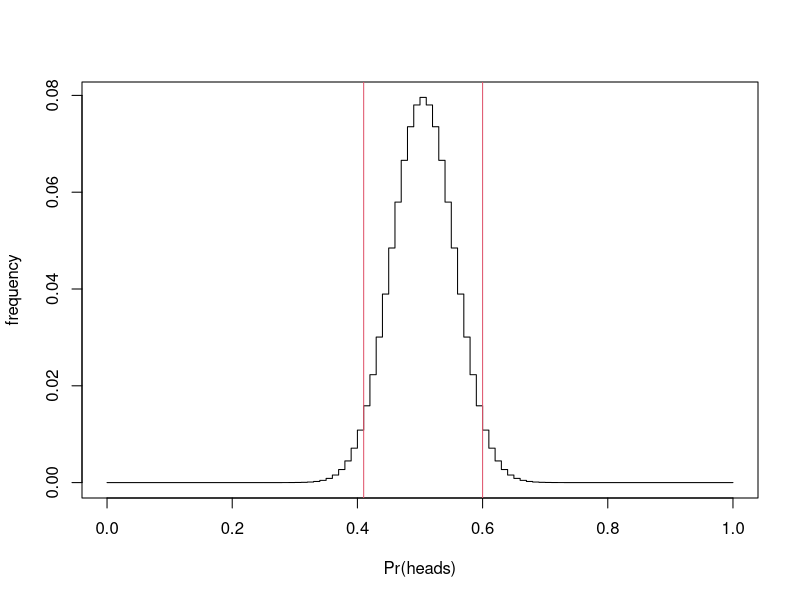

R code for this plot:
#library(heR)
n=100
h=60
pdf("binomdist.pdf")
breaks=seq(0.0, 1.0, 1/n)
v=seq(0, n, 1)
p = dbinom(v, n, 0.5)
print(pbinom(h, n, 0.5))
print(pbinom(n-h, n, 0.5))
#hist(p, seq(0,100, 1), xlab=c("# heads"), main="Null distribution of the # heads", probability=FALSE);
plot(breaks, p, type='s', xlab=c("Pr(heads)"), ylab=c("frequency"))
#areaplot(v, p, col = "gray") #, new = FALSE, base=0, density=NULL, angle=NULL)
#barplot(p)
abline(v=h/n, col=2)
abline(v=(1 - (h-1)/n) , col=2)
dev.off()
